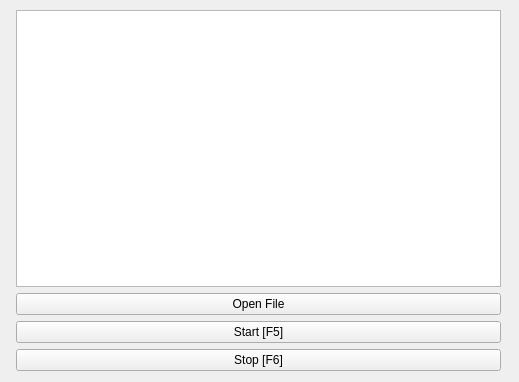
<?xml version="1.0" encoding="UTF-8"?>
<ui version="4.0">
 <class>Spammer</class>
 <widget class="QWidget" name="Spammer">
  <property name="windowModality">
   <enum>Qt::NonModal</enum>
  </property>
  <property name="geometry">
   <rect>
    <x>0</x>
    <y>0</y>
    <width>519</width>
    <height>382</height>
   </rect>
  </property>
  <property name="minimumSize">
   <size>
    <width>0</width>
    <height>0</height>
   </size>
  </property>
  <property name="windowTitle">
   <string>Autoclicker</string>
  </property>
  <property name="styleSheet">
   <string notr="true">QPlainTextEdit {

}</string>
  </property>
  <widget class="QWidget" name="formLayoutWidget">
   <property name="geometry">
    <rect>
     <x>10</x>
     <y>10</y>
     <width>491</width>
     <height>361</height>
    </rect>
   </property>
   <layout class="QFormLayout" name="formLayout">
    <item row="2" column="1">
     <widget class="QPushButton" name="start_button">
      <property name="text">
       <string>Start [F5]</string>
      </property>
     </widget>
    </item>
    <item row="0" column="1">
     <widget class="QPlainTextEdit" name="input_text"/>
    </item>
    <item row="1" column="1">
     <widget class="QPushButton" name="open_file">
      <property name="text">
       <string>Open File</string>
      </property>
     </widget>
    </item>
    <item row="3" column="1">
     <widget class="QPushButton" name="stop_button">
      <property name="text">
       <string>Stop [F6]</string>
      </property>
     </widget>
    </item>
   </layout>
  </widget>
 </widget>
 <resources/>
 <connections/>
</ui>
